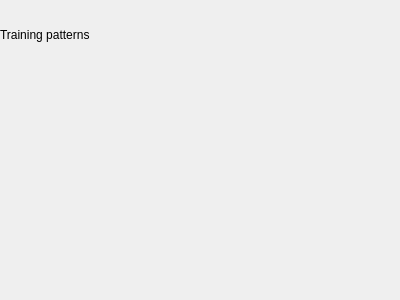
<?xml version="1.0" encoding="UTF-8"?>
<ui version="4.0">
 <class>TrainingPatterns</class>
 <widget class="QWidget" name="TrainingPatterns">
  <property name="geometry">
   <rect>
    <x>0</x>
    <y>0</y>
    <width>400</width>
    <height>300</height>
   </rect>
  </property>
  <property name="sizePolicy">
   <sizepolicy hsizetype="Preferred" vsizetype="Preferred">
    <horstretch>1</horstretch>
    <verstretch>0</verstretch>
   </sizepolicy>
  </property>
  <property name="minimumSize">
   <size>
    <width>80</width>
    <height>0</height>
   </size>
  </property>
  <property name="windowTitle">
   <string>Form</string>
  </property>
  <layout class="QVBoxLayout" name="verticalLayout">
   <property name="spacing">
    <number>0</number>
   </property>
   <property name="margin">
    <number>0</number>
   </property>
   <item>
    <widget class="QFrame" name="frame_8">
     <property name="minimumSize">
      <size>
       <width>0</width>
       <height>28</height>
      </size>
     </property>
     <property name="maximumSize">
      <size>
       <width>16777215</width>
       <height>28</height>
      </size>
     </property>
     <property name="styleSheet">
      <string notr="true">background-image: url(:/Images/toolbar.png)</string>
     </property>
     <property name="lineWidth">
      <number>0</number>
     </property>
    </widget>
   </item>
   <item>
    <widget class="QLabel" name="label">
     <property name="text">
      <string>Training patterns</string>
     </property>
    </widget>
   </item>
   <item>
    <spacer name="verticalSpacer">
     <property name="orientation">
      <enum>Qt::Vertical</enum>
     </property>
     <property name="sizeHint" stdset="0">
      <size>
       <width>20</width>
       <height>255</height>
      </size>
     </property>
    </spacer>
   </item>
  </layout>
 </widget>
 <resources/>
 <connections/>
</ui>
